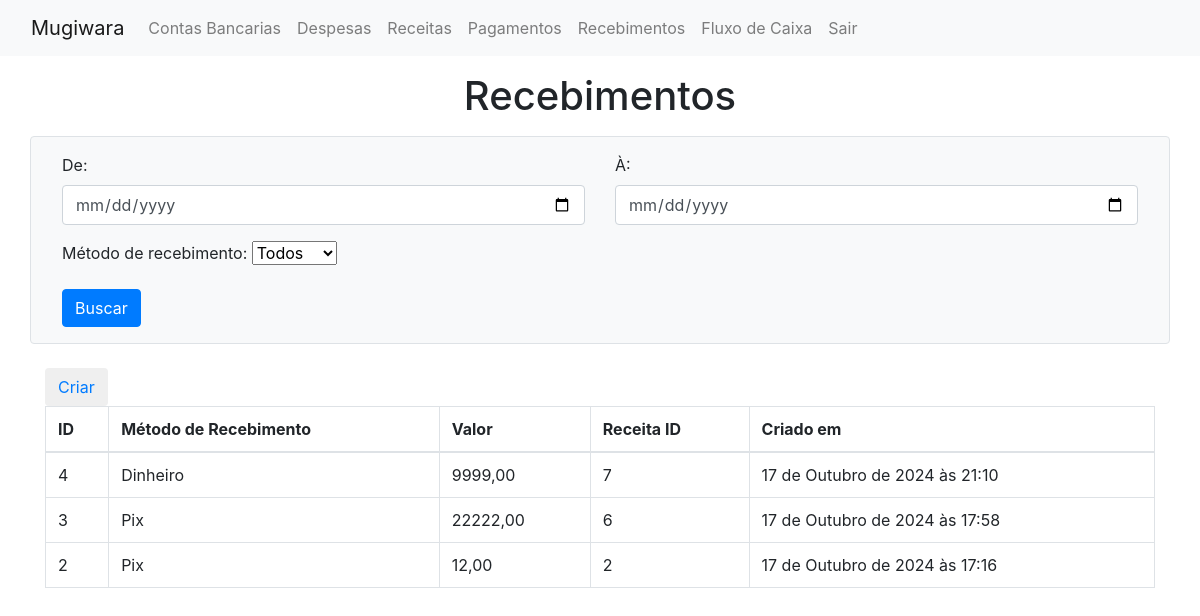
Page /show_recebimentos/ (signed in) on the earlier database version.
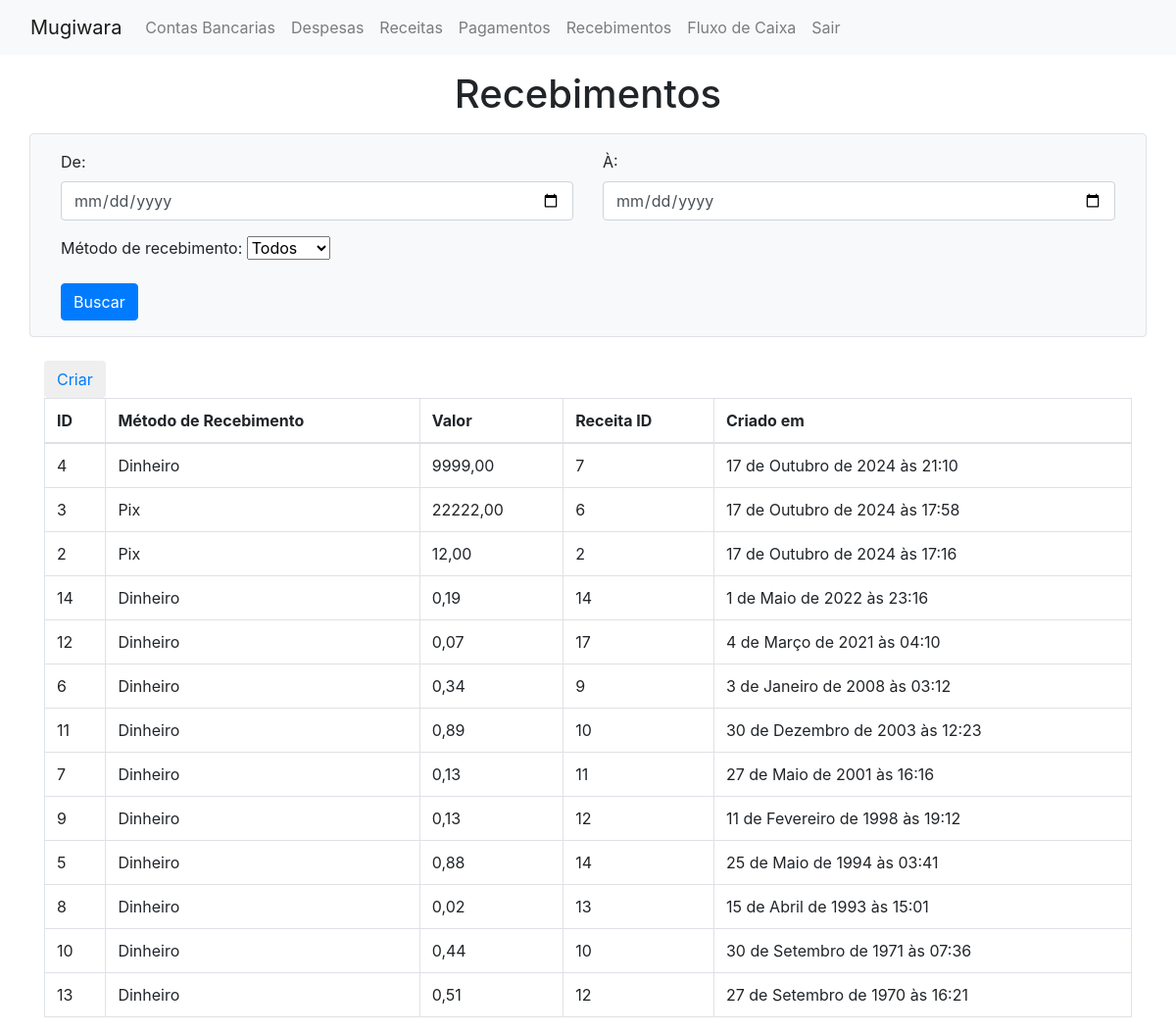
Same page on the later database version.
### mugiwara/models/recebimento.py (models this page shows, shortened)
class recebimento(models.Model):
    valor_pago = models.DecimalField(decimal_places=2, max_digits=9)
    metodo_recebimento = models.IntegerField(
        choices = metodos_recebimento,
        default = metodos_recebimento.DINHEIRO,
    )
    created_at = models.DateTimeField(auto_now_add=True)
    receita_id = models.ForeignKey(
        receita,
        on_delete = models.CASCADE
    )
    conta_bancaria_id = models.ForeignKey(
        conta_bancaria,
        on_delete = models.SET_NULL,
        null = True,
        blank = True
    )
    class Meta:
        ordering = ['-created_at']

### mugiwara/models/receita.py (models this page shows, shortened)
class receita(models.Model):
    class status_choices(models.IntegerChoices):
        ABERTO = 1, "Em Aberto"
        PAGO = 2, "Pago"
    descricao = models.TextField()
    data_vencimento = models.DateField(auto_now=False, auto_now_add=False)
    valor = models.DecimalField(decimal_places=2, max_digits=9)
    categoria = models.IntegerField(
        choices = categoria_choices_receita,
        default = categoria_choices_receita.C1
    )
    status = models.IntegerField(
        choices = status_choices,
        default = status_choices.ABERTO
    )
    created_at = models.DateTimeField(auto_now_add=True)
    class Meta:
        ordering = ['-created_at']

### mugiwara/views.py (the view, shortened to what this page needs)
# urls.py: path('show_recebimentos/', views.showRecebimentoView, name='show_recebimentos'),
@login_required
def showRecebimentoView(request):
    form = SearchRecebimentosForm(request.GET or None)
    recebimentos = recebimento.objects.all()
    context = {
        'form': form,
        'recebimentos': recebimentos
    }
    return render(request, 'mugiwara/show_recebimentos.html', context)

### mugiwara/forms.py
class SearchRecebimentosForm(forms.ModelForm):
    class Meta:
        model = recebimento
        fields = ['data_inicio', 'data_fim', 'metodo']
    data_inicio = forms.DateField(
        label='De',
        required=False,
        widget=forms.DateInput(attrs={'type': 'date', 'class': 'form-control'})
    )
    data_fim = forms.DateField(
        label='À',
        required=False,
        widget=forms.DateInput(attrs={'type': 'date', 'class': 'form-control'})
    )
    metodo_recebimento = recebimento.objects.order_by('metodo_recebimento').values_list('metodo_recebimento', flat=True).distinct()
    metodo = forms.ChoiceField(
        label='Método de recebimento',
        choices=[('', 'Todos')] + [(metodo, metodos_recebimento(metodo).label) for metodo in metodo_recebimento],
        required=False,
        widget=forms.Select(attrs={'class': 'form-select'})
    )

### mugiwara/templates/mugiwara/show_recebimentos.html (shortened to what this page needs)
{% extends 'layout.html' %}
{% block content %}
<div class="container">
<h1 class="text-center mt-3 mb-3">Recebimentos</h1>
<form method="GET" action="" class="row g-3 mb-4 p-3 border rounded bg-light">
    <div class="col-md-6">
        <div class="form-group">
        {{ form.data_inicio.label_tag }}
        {{ form.data_inicio }}
        </div>
    </div>
    <div class="col-md-6">
        <div class="form-group">
        {{ form.data_fim.label_tag }}
        {{ form.data_fim }}
        </div>
    </div>
    <div class="col-md-6">
        <div class="form-group">
            {{ form.metodo.label_tag }}
            {{ form.metodo }}
        </div>
    </div>
    <div class="col-md-12 text-end">
        <button type="submit" class="btn btn-primary">Buscar</button>
    </div>
</form>
<button class="btn"><a href="{% url 'show_receita' %}">Criar</a></button>
<table class="table table-bordered">
   <thead>
     <tr>
       <th scope="col">ID</th>
       <th scope="col">Método de Recebimento</th>
       <th scope="col">Valor</th>
       <th scope="col">Receita ID</th>
       <th scope="col">Criado em</th>
     </tr>
   </thead>
   <tbody>
   {% for recebimento in recebimentos %}
     <tr>
       <td>{{recebimento.id}}</td>
       <td>{{recebimento.get_metodo_recebimento_display}}</td>
       <td>{{recebimento.valor_pago}}</td>
       <td>{{recebimento.receita_id.id}}</td>
       <td>{{recebimento.created_at}}</td>
     </tr>
   {% endfor %}
   </tbody>
 </table>
</div>
{% endblock %}

Differences in the rows shown:
added recebimento: id "14", metodo_recebimento "Dinheiro", valor_pago "0,19", receita_id.id "14", created_at "1 de Maio de 2022 às 23:16"
added recebimento: id "12", metodo_recebimento "Dinheiro", valor_pago "0,07", receita_id.id "17", created_at "4 de Março de 2021 às 04:10"
added recebimento: id "6", metodo_recebimento "Dinheiro", valor_pago "0,34", receita_id.id "9", created_at "3 de Janeiro de 2008 às 03:12"
added recebimento: id "11", metodo_recebimento "Dinheiro", valor_pago "0,89", receita_id.id "10", created_at "30 de Dezembro de 2003 às 12:23"
added recebimento: id "7", metodo_recebimento "Dinheiro", valor_pago "0,13", receita_id.id "11", created_at "27 de Maio de 2001 às 16:16"
added recebimento: id "9", metodo_recebimento "Dinheiro", valor_pago "0,13", receita_id.id "12", created_at "11 de Fevereiro de 1998 às 19:12"
added recebimento: id "5", metodo_recebimento "Dinheiro", valor_pago "0,88", receita_id.id "14", created_at "25 de Maio de 1994 às 03:41"
added recebimento: id "8", metodo_recebimento "Dinheiro", valor_pago "0,02", receita_id.id "13", created_at "15 de Abril de 1993 às 15:01"
added recebimento: id "10", metodo_recebimento "Dinheiro", valor_pago "0,44", receita_id.id "10", created_at "30 de Setembro de 1971 às 07:36"
added recebimento: id "13", metodo_recebimento "Dinheiro", valor_pago "0,51", receita_id.id "12", created_at "27 de Setembro de 1970 às 16:21"
